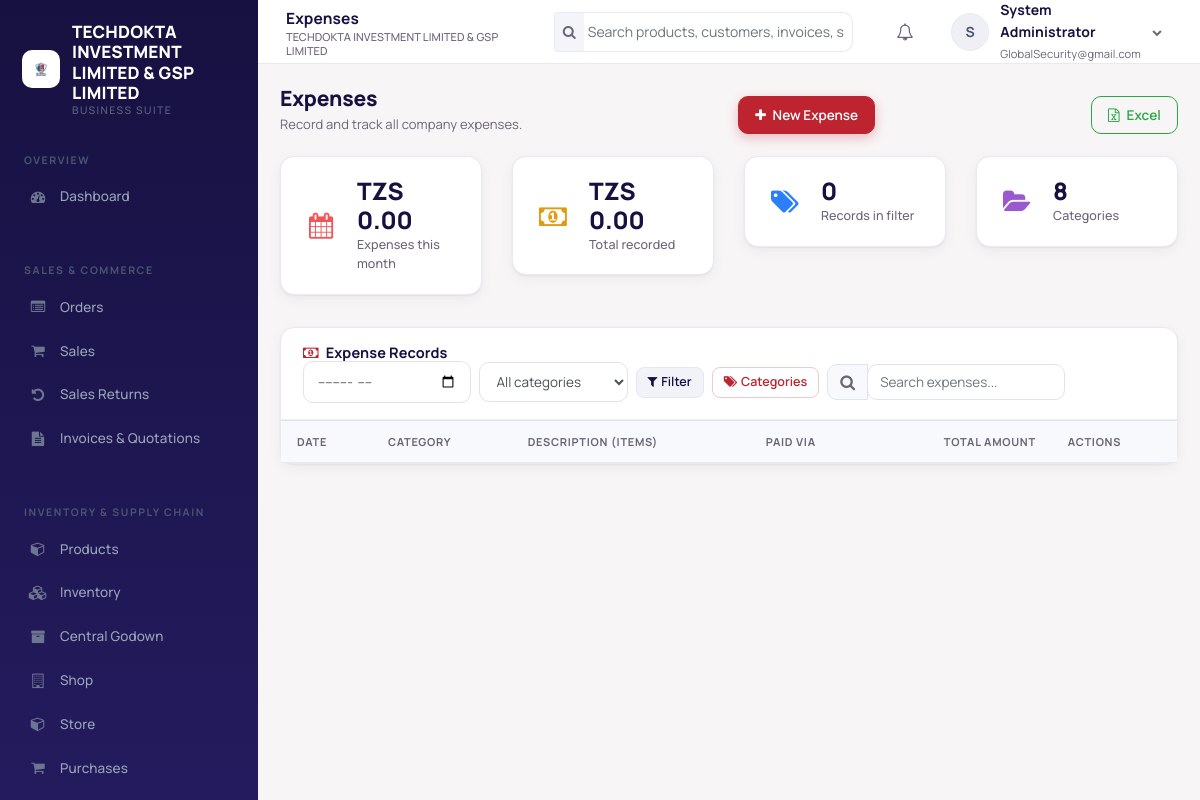
/expenses.php (signed in), run on the app's committed database.
### tables this page shows
CREATE TABLE `users` (
  `user_id` int(10) UNSIGNED NOT NULL,
  `tenant_id` int(10) UNSIGNED NOT NULL,
  `username` varchar(100) NOT NULL,
  `email` varchar(191) NOT NULL,
  `password_hash` varchar(255) NOT NULL,
  `first_name` varchar(100) NOT NULL,
  `last_name` varchar(100) NOT NULL,
  `phone` varchar(50) DEFAULT NULL,
  `is_active` tinyint(1) NOT NULL DEFAULT 1,
  `last_login` datetime DEFAULT NULL,
  `created_at` timestamp NOT NULL DEFAULT current_timestamp()
);

CREATE TABLE `tenants` (
  `tenant_id` int(10) UNSIGNED NOT NULL,
  `name` varchar(191) NOT NULL,
  `email` varchar(191) DEFAULT NULL,
  `phone` varchar(50) DEFAULT NULL,
  `address` text DEFAULT NULL,
  `currency_code` varchar(10) NOT NULL DEFAULT 'TZS',
  `created_at` timestamp NOT NULL DEFAULT current_timestamp()
);

### expenses.php (the view, shortened to what the rows shown need)
<?php
require_once 'header.php';
require_once 'auth_check.php';
$godown_manager_expenses = is_godown_manager();
$page_title = $godown_manager_expenses ? 'My Godown Expenses' : 'Expenses';
$cur = tenant_currency();
$total_month = 0;
$total_all = 0;
require_once 'navbar.php';
require_once 'sidebar.php';
?>
<div class="page-head">
    <div>
        <h1 class="page-title"><?php echo $godown_manager_expenses ? 'My Godown Expenses' : 'Expenses'; ?></h1>
    </div>
</div>
<div class="row mb-3">
    <div class="col-md-6 col-xl-3 mb-3"><div class="widget"><div class="widget-icon wi-red"><i class="fa fa-calendar"></i></div><div class="widget-info"><div class="widget-value"><?php echo e(money($total_month, $cur)); ?></div><div class="widget-label">Expenses this month</div></div></div></div>
    <div class="col-md-6 col-xl-3 mb-3"><div class="widget"><div class="widget-icon wi-amber"><i class="fa fa-money"></i></div><div class="widget-info"><div class="widget-value"><?php echo e(money($total_all, $cur)); ?></div><div class="widget-label">Total recorded</div></div></div></div>
</div>
<div class="card">
    <div class="card-body p-0">
        <div class="table-responsive">
            <table class="table table-hover data-table mb-0">
                <thead>
                    <tr>
                        <th>Date</th>
                        <th>Category</th>
                        <th>Description (Items)</th>
                        <th>Paid Via</th>
                        <th class="text-right">Total Amount</th>
                        <th class="no-print">Actions</th>
                    </tr>
                </thead>
            </table>
        </div>
    </div>
</div>
<?php require_once 'footer.php'; ?>

### navbar.php (shortened to what the rows shown need)
<div class="app-main">
    <header class="topbar">
        <div class="topbar-title"><?php echo isset($page_title) ? e($page_title) : e(system_title()); ?><small><?php echo e(system_title()); ?></small></div>
        <div class="dropdown">
            <a href="#" class="user-menu" data-toggle="dropdown">
                <span class="avatar"><?php echo e(strtoupper(substr($current_user->first_name, 0, 1))); ?></span>
                <span class="hide-xs"><strong><?php echo e($current_user->fullName()); ?></strong><br><small class="text-muted"><?php echo e($current_user->email); ?></small></span>
                <i class="fa fa-chevron-down hide-xs" style="font-size:10px;color:var(--text-muted)"></i>
            </a>
        </div>
    </header>
    <main class="app-content">

### sidebar.php (shortened to what the rows shown need)
<aside class="sidebar" id="sidebar">
    <div class="sidebar-brand">
        <?php $sidebar_logo = system_logo_path(); ?>
        <?php if ($sidebar_logo !== ''): ?>
            <img src="<?php echo e($sidebar_logo); ?>" alt="" class="sidebar-logo">
        <?php endif; ?>
        <div class="brand-text"><?php echo e(system_title()); ?><small>Business Suite</small></div>
    </div>
</aside>

### data on the page
users: tenant "TECHDOKTA INVESTMENT LIMITED & GSP LIMITED", first_name "S", $current_user->fullName() "System Administrator", email "GlobalSecurity@gmail.com"
tenants: currency_code "TZS 0.00"

### other printed values
$page_title "Expenses"
count($expenses) "0"
count($categories) "8"
